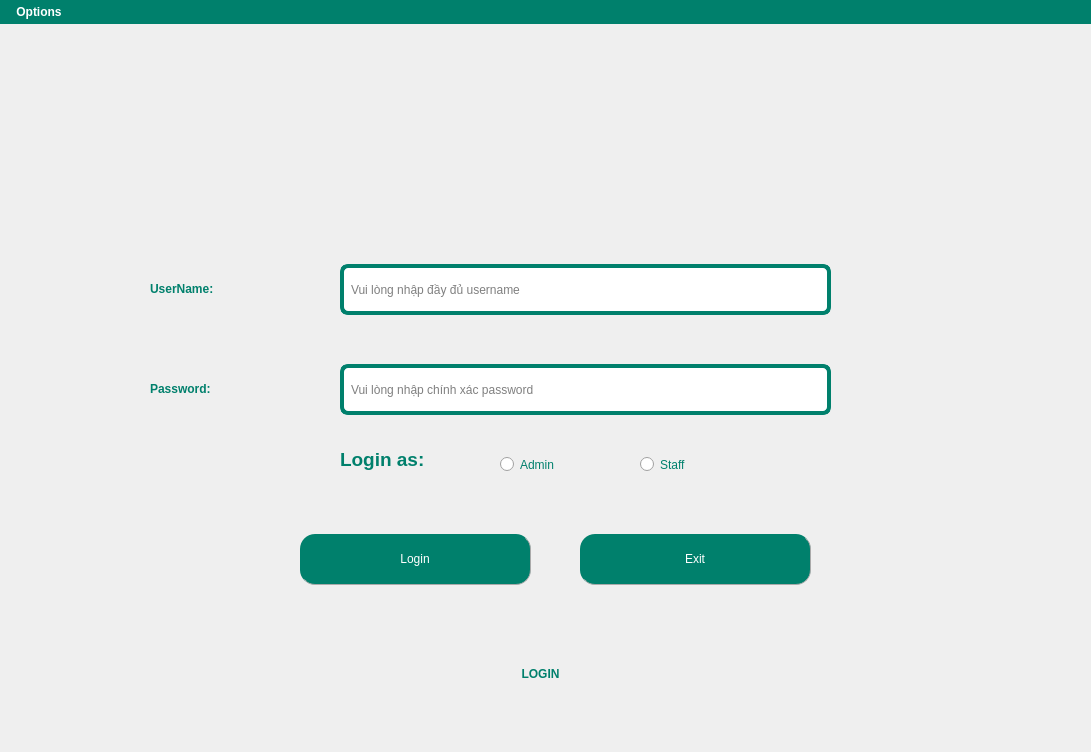
<?xml version="1.0" encoding="UTF-8"?>
<ui version="4.0">
 <class>MainWindow</class>
 <widget class="QMainWindow" name="MainWindow">
  <property name="geometry">
   <rect>
    <x>0</x>
    <y>0</y>
    <width>1091</width>
    <height>752</height>
   </rect>
  </property>
  <property name="windowTitle">
   <string>Login</string>
  </property>
  <property name="styleSheet">
   <string notr="true">QMenuBar {
    background-color: #00806c;  /* Màu nền */
    color: White;  /* Màu chữ */
	font-weight: bold;
}

QMenuBar::item {
    background-color: transparent;
    padding: 5px 10px;
}

QMenuBar::item:selected { 
    background-color: #86ad6f;  /* Màu khi hover */
}</string>
  </property>
  <widget class="QWidget" name="centralwidget">
   <widget class="QLabel" name="label_7">
    <property name="geometry">
     <rect>
      <x>330</x>
      <y>600</y>
      <width>421</width>
      <height>101</height>
     </rect>
    </property>
    <property name="styleSheet">
     <string notr="true">QLabel {
	font: bold 50pt &quot;Tahoma&quot;;        /* Cỡ chữ */
    color: #00806c;             /* Màu chữ */
    font-weight: bold;      /* Chữ đậm */

}
</string>
    </property>
    <property name="text">
     <string>&lt;html&gt;&lt;head/&gt;&lt;body&gt;&lt;p align=&quot;center&quot;&gt;LOGIN&lt;/p&gt;&lt;/body&gt;&lt;/html&gt;</string>
    </property>
   </widget>
   <widget class="QPushButton" name="pushButtonExit">
    <property name="geometry">
     <rect>
      <x>580</x>
      <y>510</y>
      <width>231</width>
      <height>51</height>
     </rect>
    </property>
    <property name="styleSheet">
     <string notr="true">QPushButton{
        border-radius: 15px;
		border-right: 1px solid #aaaaaa;
		border-bottom: 1px solid #aaaaaa;
		font: bold 20pt &quot;Tahoma&quot;; /* Chữ in đậm */

}

QPushButton:enabled {
		background-color: #00806c;
		color: White;
}

QPushButton:pressed {
		background-color: #dfc456;
		color: #fffffe;
}


QPushButton:hover:!pressed {
		background-color: #86ad6f;
		color: #0c2f70;
}

QPushButton:disabled {
		background-color: #aaaaaa;
		color: #ffffff;
}
</string>
    </property>
    <property name="text">
     <string>Exit</string>
    </property>
   </widget>
   <widget class="QPushButton" name="pushButtonLogin">
    <property name="geometry">
     <rect>
      <x>300</x>
      <y>510</y>
      <width>231</width>
      <height>51</height>
     </rect>
    </property>
    <property name="styleSheet">
     <string notr="true">QPushButton{
        border-radius: 15px;
		border-right: 1px solid #aaaaaa;
		border-bottom: 1px solid #aaaaaa;
		font: bold 20pt &quot;Tahoma&quot;; /* Chữ in đậm */

}

QPushButton:enabled {
		background-color: #00806c;
		color: White;
}

QPushButton:pressed {
		background-color: #dfc456;
		color: #fffffe;
}


QPushButton:hover:!pressed {
		background-color: #86ad6f;
		color: #0c2f70;
}

QPushButton:disabled {
		background-color: #aaaaaa;
		color: #ffffff;
}
</string>
    </property>
    <property name="text">
     <string>Login</string>
    </property>
   </widget>
   <widget class="QLineEdit" name="lineEditUserName">
    <property name="geometry">
     <rect>
      <x>340</x>
      <y>240</y>
      <width>491</width>
      <height>51</height>
     </rect>
    </property>
    <property name="styleSheet">
     <string notr="true">QLineEdit {
    background-color: white;
    border: 4px solid #00806c;
    border-radius: 8px;
    padding: 5px;
    font: 12pt &quot;Tahoma&quot;;
}
</string>
    </property>
    <property name="placeholderText">
     <string>Vui lòng nhập đầy đủ username</string>
    </property>
   </widget>
   <widget class="QLabel" name="label_3">
    <property name="geometry">
     <rect>
      <x>150</x>
      <y>340</y>
      <width>171</width>
      <height>51</height>
     </rect>
    </property>
    <property name="styleSheet">
     <string notr="true">font: 75 18pt &quot;Tahoma&quot;;
color: #00806c; </string>
    </property>
    <property name="text">
     <string>&lt;html&gt;&lt;head/&gt;&lt;body&gt;&lt;p&gt;&lt;span style=&quot; font-weight:600;&quot;&gt;Password:&lt;/span&gt;&lt;/p&gt;&lt;/body&gt;&lt;/html&gt;</string>
    </property>
   </widget>
   <widget class="QLineEdit" name="lineEditPassword">
    <property name="geometry">
     <rect>
      <x>340</x>
      <y>340</y>
      <width>491</width>
      <height>51</height>
     </rect>
    </property>
    <property name="styleSheet">
     <string notr="true">QLineEdit {
    background-color: white;
    border: 4px solid #00806c;
    border-radius: 8px;
    padding: 5px;
    font: 12pt &quot;Tahoma&quot;;
}</string>
    </property>
    <property name="text">
     <string/>
    </property>
    <property name="echoMode">
     <enum>QLineEdit::Password</enum>
    </property>
    <property name="placeholderText">
     <string>Vui lòng nhập chính xác password</string>
    </property>
   </widget>
   <widget class="QLabel" name="label_2">
    <property name="geometry">
     <rect>
      <x>150</x>
      <y>240</y>
      <width>181</width>
      <height>51</height>
     </rect>
    </property>
    <property name="styleSheet">
     <string notr="true">font: 75 18pt &quot;Tahoma&quot;;
color: #00806c; </string>
    </property>
    <property name="text">
     <string>&lt;html&gt;&lt;head/&gt;&lt;body&gt;&lt;p&gt;&lt;span style=&quot; font-weight:600;&quot;&gt;UserName:&lt;/span&gt;&lt;/p&gt;&lt;/body&gt;&lt;/html&gt;</string>
    </property>
   </widget>
   <widget class="QRadioButton" name="AdminRadio">
    <property name="geometry">
     <rect>
      <x>500</x>
      <y>420</y>
      <width>111</width>
      <height>41</height>
     </rect>
    </property>
    <property name="styleSheet">
     <string notr="true">QRadioButton {
    font: bold 25px &quot;Tahoma&quot;;
    color: rgb(0, 128, 108); /* hoặc color: #00806C; */
}</string>
    </property>
    <property name="text">
     <string>Admin</string>
    </property>
   </widget>
   <widget class="QRadioButton" name="StaffRadio">
    <property name="geometry">
     <rect>
      <x>640</x>
      <y>420</y>
      <width>111</width>
      <height>41</height>
     </rect>
    </property>
    <property name="styleSheet">
     <string notr="true">QRadioButton {
    font: bold 25px &quot;Tahoma&quot;;
    color: rgb(0, 128, 108); /* hoặc color: #00806C; */
}</string>
    </property>
    <property name="text">
     <string>Staff</string>
    </property>
   </widget>
   <widget class="QLabel" name="label_5">
    <property name="geometry">
     <rect>
      <x>340</x>
      <y>410</y>
      <width>141</width>
      <height>51</height>
     </rect>
    </property>
    <property name="styleSheet">
     <string notr="true">QLabel {
	font: bold 40pt &quot;Tahoma&quot;;        /* Cỡ chữ */
    color: #00806c;             /* Màu chữ */
    font-weight: bold;      /* Chữ đậm */

}
</string>
    </property>
    <property name="text">
     <string>&lt;html&gt;&lt;head/&gt;&lt;body&gt;&lt;p&gt;&lt;span style=&quot; font-size:14pt; font-weight:600;&quot;&gt;Login as:&lt;/span&gt;&lt;/p&gt;&lt;/body&gt;&lt;/html&gt;</string>
    </property>
   </widget>
   <widget class="QLabel" name="labelBackground">
    <property name="geometry">
     <rect>
      <x>-10</x>
      <y>-20</y>
      <width>1101</width>
      <height>821</height>
     </rect>
    </property>
    <property name="text">
     <string/>
    </property>
    <property name="pixmap">
     <pixmap>../../images/loginbackground.gif</pixmap>
    </property>
    <property name="scaledContents">
     <bool>true</bool>
    </property>
   </widget>
   <zorder>labelBackground</zorder>
   <zorder>label_7</zorder>
   <zorder>pushButtonExit</zorder>
   <zorder>pushButtonLogin</zorder>
   <zorder>lineEditUserName</zorder>
   <zorder>label_3</zorder>
   <zorder>lineEditPassword</zorder>
   <zorder>label_2</zorder>
   <zorder>AdminRadio</zorder>
   <zorder>StaffRadio</zorder>
   <zorder>label_5</zorder>
  </widget>
  <widget class="QMenuBar" name="menuBar">
   <property name="geometry">
    <rect>
     <x>0</x>
     <y>0</y>
     <width>1091</width>
     <height>31</height>
    </rect>
   </property>
   <widget class="QMenu" name="menuHelp">
    <property name="title">
     <string>Options</string>
    </property>
    <addaction name="actionHelp"/>
   </widget>
   <addaction name="menuHelp"/>
  </widget>
  <action name="actionHelp">
   <property name="text">
    <string>Help</string>
   </property>
  </action>
 </widget>
 <resources/>
 <connections/>
</ui>
